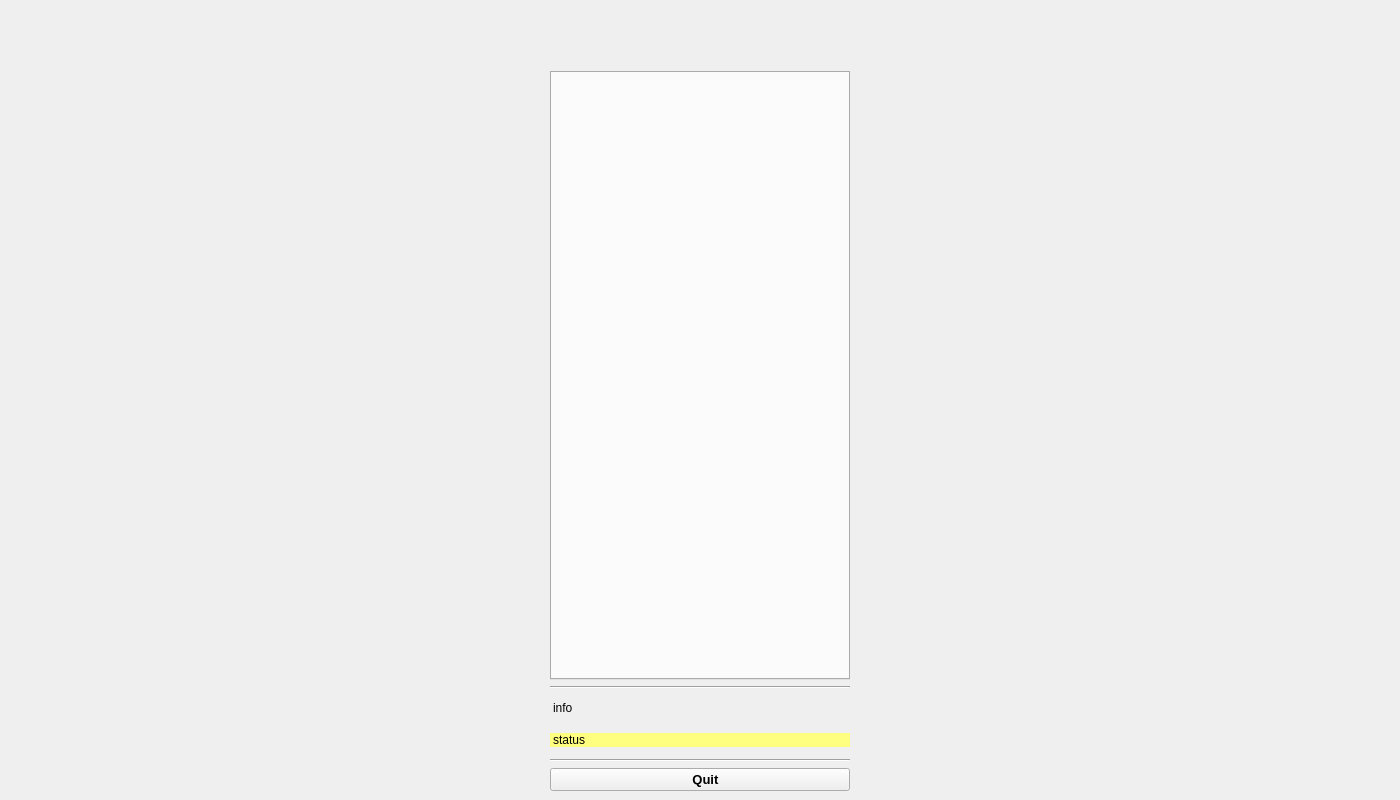
<?xml version="1.0" encoding="UTF-8"?>
<ui version="4.0">
 <class>MainWindow</class>
 <widget class="QMainWindow" name="MainWindow">
  <property name="geometry">
   <rect>
    <x>0</x>
    <y>0</y>
    <width>1400</width>
    <height>800</height>
   </rect>
  </property>
  <property name="sizePolicy">
   <sizepolicy hsizetype="Preferred" vsizetype="Preferred">
    <horstretch>0</horstretch>
    <verstretch>0</verstretch>
   </sizepolicy>
  </property>
  <property name="minimumSize">
   <size>
    <width>0</width>
    <height>0</height>
   </size>
  </property>
  <property name="baseSize">
   <size>
    <width>0</width>
    <height>0</height>
   </size>
  </property>
  <property name="font">
   <font>
    <pointsize>9</pointsize>
    <weight>50</weight>
    <bold>false</bold>
   </font>
  </property>
  <property name="windowTitle">
   <string>LMD Multimodal</string>
  </property>
  <property name="windowIcon">
   <iconset>
    <normaloff>m.png</normaloff>m.png</iconset>
  </property>
  <property name="autoFillBackground">
   <bool>false</bool>
  </property>
  <property name="tabShape">
   <enum>QTabWidget::Rounded</enum>
  </property>
  <property name="dockNestingEnabled">
   <bool>false</bool>
  </property>
  <property name="unifiedTitleAndToolBarOnMac">
   <bool>false</bool>
  </property>
  <widget class="QWidget" name="centralwidget">
   <property name="font">
    <font>
     <pointsize>9</pointsize>
     <weight>50</weight>
     <italic>false</italic>
     <bold>false</bold>
    </font>
   </property>
   <layout class="QGridLayout" name="gridLayout">
    <item row="14" column="1">
     <widget class="QLabel" name="lblInfo">
      <property name="font">
       <font>
        <weight>50</weight>
        <bold>false</bold>
       </font>
      </property>
      <property name="text">
       <string>info</string>
      </property>
      <property name="margin">
       <number>3</number>
      </property>
      <property name="indent">
       <number>3</number>
      </property>
     </widget>
    </item>
    <item row="12" column="1">
     <widget class="Line" name="line_2">
      <property name="orientation">
       <enum>Qt::Horizontal</enum>
      </property>
     </widget>
    </item>
    <item row="0" column="0" rowspan="22">
     <layout class="QHBoxLayout" name="boxPlot">
      <property name="spacing">
       <number>0</number>
      </property>
     </layout>
    </item>
    <item row="21" column="1">
     <widget class="QPushButton" name="btnQuit">
      <property name="enabled">
       <bool>true</bool>
      </property>
      <property name="sizePolicy">
       <sizepolicy hsizetype="Minimum" vsizetype="Fixed">
        <horstretch>0</horstretch>
        <verstretch>0</verstretch>
       </sizepolicy>
      </property>
      <property name="minimumSize">
       <size>
        <width>300</width>
        <height>0</height>
       </size>
      </property>
      <property name="maximumSize">
       <size>
        <width>300</width>
        <height>16777215</height>
       </size>
      </property>
      <property name="font">
       <font>
        <pointsize>10</pointsize>
        <weight>75</weight>
        <bold>true</bold>
       </font>
      </property>
      <property name="autoFillBackground">
       <bool>false</bool>
      </property>
      <property name="text">
       <string>   Quit</string>
      </property>
      <property name="icon">
       <iconset theme="application-exit">
        <normaloff/>
       </iconset>
      </property>
      <property name="flat">
       <bool>false</bool>
      </property>
     </widget>
    </item>
    <item row="20" column="1">
     <widget class="Line" name="line_3">
      <property name="orientation">
       <enum>Qt::Horizontal</enum>
      </property>
     </widget>
    </item>
    <item row="11" column="1">
     <widget class="QTabWidget" name="tabWidget">
      <property name="minimumSize">
       <size>
        <width>300</width>
        <height>0</height>
       </size>
      </property>
      <property name="maximumSize">
       <size>
        <width>300</width>
        <height>16777215</height>
       </size>
      </property>
      <property name="font">
       <font>
        <italic>false</italic>
       </font>
      </property>
      <property name="currentIndex">
       <number>-1</number>
      </property>
     </widget>
    </item>
    <item row="17" column="1" rowspan="2">
     <widget class="QLabel" name="lblStatus">
      <property name="styleSheet">
       <string notr="true">background-color: rgb(255, 255, 127);</string>
      </property>
      <property name="text">
       <string>status</string>
      </property>
      <property name="margin">
       <number>3</number>
      </property>
      <property name="indent">
       <number>3</number>
      </property>
     </widget>
    </item>
    <item row="4" column="1" rowspan="4">
     <widget class="QLabel" name="lblLogo">
      <property name="frameShape">
       <enum>QFrame::NoFrame</enum>
      </property>
      <property name="lineWidth">
       <number>1</number>
      </property>
      <property name="text">
       <string/>
      </property>
      <property name="pixmap">
       <pixmap>mashes.png</pixmap>
      </property>
      <property name="alignment">
       <set>Qt::AlignCenter</set>
      </property>
     </widget>
    </item>
   </layout>
  </widget>
 </widget>
 <resources/>
 <connections/>
</ui>
